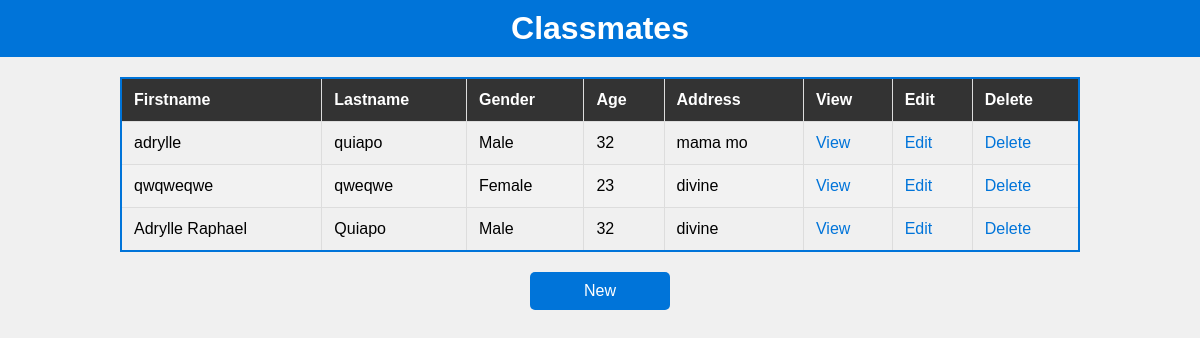
The page /classmate/ on the database its author committed.
### classmates/models.py (models this page shows, shortened)
class Classmate(models.Model):
    firstname = models.CharField(max_length=200)
    lastname = models.CharField(max_length=200)
    age = models.IntegerField()
    address = models.CharField(max_length=200, default='No Address Added')
    gender = models.CharField(max_length=200, default='No Gender Provided')

### classmates/views.py (the view)
# urls.py: path('', views.ClassmateList.as_view(), name='classmate_list'),
class ClassmateList(ListView):
    model = Classmate

### classmates/templates/classmates/classmate_list.html (shortened to what this page needs)
<!DOCTYPE html>
<html>
<head>
</head>
<body>
    <h1>Classmates</h1>
    <table>
        <thead>
            <tr>
                <th>Firstname</th>
                <th>Lastname</th>
                <th>Gender</th>
                <th>Age</th>
                <th>Address</th>
                <th>View</th>
                <th>Edit</th>
                <th>Delete</th>
            </tr>
        </thead>
        <tbody>
            {% for classmate in object_list %}
                <tr>
                    <td>{{ classmate.firstname }}</td>
                    <td>{{ classmate.lastname }}</td>
                    <td>{{ classmate.gender }}</td>
                    <td>{{ classmate.age }}</td>
                    <td>{{ classmate.address }}</td>
                    <td><a href="{% url "classmate_view" classmate.id %}">View</a></td>
                    <td><a href="{% url "classmate_edit" classmate.id %}">Edit</a></td>
                    <td><a href="{% url "classmate_delete" classmate.id %}">Delete</a></td>
                </tr>
            {% endfor %}
        </tbody>
    </table>
    <a class="new-button" href="{% url "classmate_new" %}">New</a>
</body>
</html>

### classmates/templates/classmates/classmate_list.html (style rules this page uses)
body { font-family: Arial, sans-serif; background-color: #f0f0f0; margin: 0; padding: 0; }
h1 { background-color: #0074D9; color: white; padding: 10px; margin: 0; text-align: center; }
table { border-collapse: collapse; width: 80%; margin: 20px auto; border: 2px solid #0074D9; border-radius: 5px; }
th, td { border: 1px solid #dddddd; text-align: left; padding: 12px; }
th { background-color: #333; color: white; }
tr:nth-child(even) { background-color: #f2f2f2; }
a { text-decoration: none; color: #0074D9; }
a.new-button { display: block; width: 120px; background-color: #0074D9; color: white; padding: 10px; margin: 20px auto; text-align: center; border-radius: 5px; text-decoration: none; }

### rows shown on the page
Classmate: firstname "adrylle", lastname "quiapo", gender "Male", age "32", address "mama mo"
Classmate: firstname "qwqweqwe", lastname "qweqwe", gender "Female", age "23", address "divine"
Classmate: firstname "Adrylle Raphael", lastname "Quiapo", gender "Male", age "32", address "divine"
